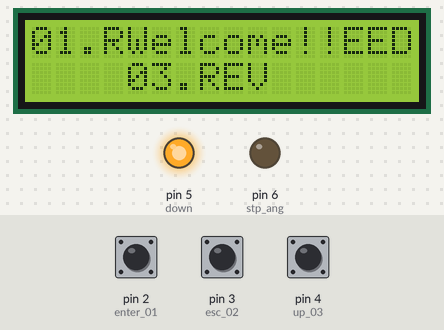
Simulated run of this sketch. Board: Arduino Uno, built with avr-gcc and run on an emulated ATmega328P. Shown: 16×2 character LCD, output pins drawn as LEDs (lit = HIGH). The inputs (shaded band) are chosen by the test bench; at power-on: pin 4 (up_03) HIGH, pin 3 (esc_02) HIGH, pin 2 (enter_01) HIGH.

Above: at 1.2 s.
1.3 s: pin 4 (up_03) pulled LOW for 3.2 s
At 5.7 s:
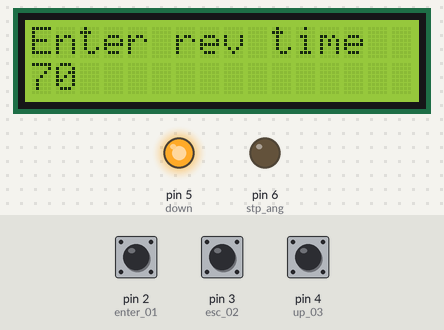
6.0 s: pin 3 (esc_02) pulled LOW for 0.15 s
At 7.3 s:
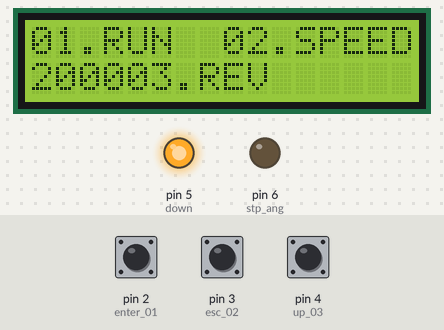
7.6 s: pin 4 (up_03) pulled LOW for 0.15 s
At 8.6 s:
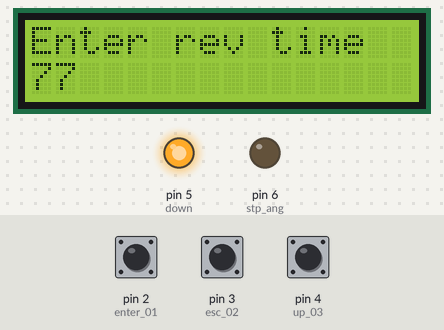
9.2 s: pin 3 (esc_02) pulled LOW for 1 s
At 10.5 s:
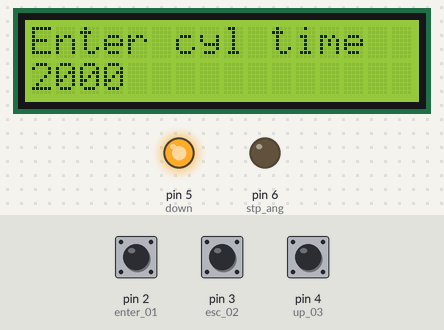
11.7 s: pin 3 (esc_02) pulled LOW for 3.2 s
At 15.3 s:
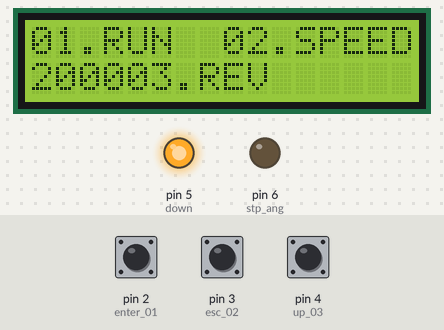
16.4 s: pin 3 (esc_02) driven LOW
At 17.5 s:
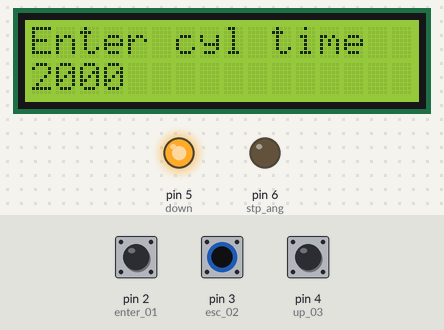
Timing chart, 0 to 19.4 s (numbered marks = the images above; inputs shaded):
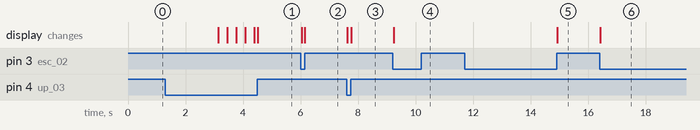

Measured:
- after the input at 1.3 s, the display: first changes after 1.8 s (image 1 shows a later state)
- after the input at 6.0 s, the display: first changes at once (image 2 shows a later state)
- after the input at 7.6 s, the display: first changes at once (image 3 shows a later state)
- after the input at 9.2 s, the display: changes at once (image 4)
- after the input at 11.7 s, the display: changes after 3.2 s (image 5)
- after the input at 16.4 s, the display: changes at once (image 6)

The sketch:

sketch_nov19d.ino
```cpp
#include <LCD_I2C.h>

#define up_03 4
#define down 5
#define esc_02 3
#define enter_01 2
#define stp_sp 5
#define stp_ang 6
int x;
int y;
LCD_I2C lcd(0x27, 16, 2);


void setup() {
  pinMode(up_03, INPUT_PULLUP);
  pinMode(down, INPUT_PULLUP);
  pinMode(esc_02, INPUT_PULLUP);
  pinMode(enter_01, INPUT_PULLUP);
  pinMode(stp_sp, OUTPUT);
  pinMode(stp_ang, OUTPUT);


  lcd.begin();
  lcd.backlight();


  lcd.setCursor(0, 0);
  lcd.print("01.RUN  02.SPEED");
  lcd.setCursor(4, 1);
  lcd.print("03.REV ");

}
int st = 1;
int ct = 2000;
int rev = 0;
void loop() {

  if (st == 1) {
    lcd.setCursor(4, 0);
    lcd.print("Welcome!!");
    delay(3000);
    lcd.clear();

    st = 2;
  }

  if (st == 2) {
    lcd.setCursor(0, 0);
    lcd.print("01.RUN  02.SPEED");
    lcd.setCursor(4, 1);
    lcd.print("03.REV ");

    st = 3;
  }

  if (st == 3) {
    if (digitalRead(enter_01) == 0) {
      st = 31;
    } else {
      st = 4;
    }

  }

  if (st == 4) {
    if (digitalRead(esc_02) == 0) {
      st = 41;
    } else {
      st = 5;
    }
  }

  if (st == 5) {
    if (digitalRead(up_03) == 0) {
      st = 51;
    } else {
      st = 3;
    }
  }

  //sub parts speed!!!!!!!!!!!!!!!!!!!!!!!!!!!!

  if (st == 41) {

    if (digitalRead(esc_02) == 0) {
      st = 42;
    } else {
      st = 41;
    }
  }

  if (st == 42) {
    lcd.clear();
    lcd.setCursor(0, 0);
    lcd.print("Enter cyl time");
    lcd.setCursor(0, 1);
    lcd.print(ct);

    st = 43;
  }

  if (st == 43) {
    if (digitalRead(up_03) == 0) {
      st = 431;
    } else {
      st = 44;
    }
  }

  if (st == 44) {
    if (digitalRead(down) == 0) {
      st = 441;
    } else {
      st = 45;
    }
  }

  if (st == 45) {
    if (digitalRead(esc_02) == 0) {
      st = 2;
    } else {
      st = 43;
    }

  }

  if (st == 431) {
    if (ct < 2000) {
      ct = ct + 1;
      delayMicroseconds(200);

      st = 42;
    } else {
      st = 43;
    }

  }

  if (st == 441) {
    if (ct > 800) {
      ct = ct - 1;
      delayMicroseconds(200);

      st = 42;
    } else {
      st = 43;
    }

  }


  //sub parts rev!!!!!!!!!!!!!!!!!!!!!!!!!!!!

  if (st == 51) {

    if (digitalRead(up_03) == 0) {
      st = 52;
    } else {
      st = 51;
    }
  }

  if (st == 52) {
    lcd.clear();
    lcd.setCursor(0, 0);
    lcd.print("Enter rev time");
    lcd.setCursor(0, 1);
    lcd.print(rev);

    st = 53;
  }

  if (st == 53) {
    if (digitalRead(up_03) == 0) {
      st = 531;
    } else {
      st = 54;
    }
  }

  if (st == 54) {
    if (digitalRead(down) == 0) {
      st = 541;
    } else {
      st = 55;
    }
  }

  if (st == 55) {
    if (digitalRead(esc_02) == 0) {
      st = 2;
    } else {
      st = 53;
    }

  }

  if (st == 531) {
    if (rev < 100) {
      rev = rev + 1;
      delayMicroseconds(200);

      st = 52;
    } else {
      st = 53;
    }

  }

  if (st == 541) {
    if (rev > 0) {
      rev = rev - 1;
      delayMicroseconds(200);

      st = 52;
    } else {
      st = 53;
    }

  }


}
```
